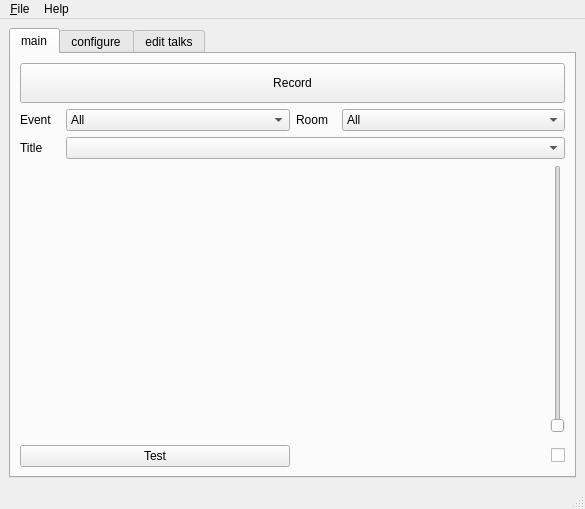
<?xml version="1.0" encoding="UTF-8"?>
<ui version="4.0">
 <class>FreeseerMainWindow</class>
 <widget class="QMainWindow" name="FreeseerMainWindow">
  <property name="geometry">
   <rect>
    <x>0</x>
    <y>0</y>
    <width>585</width>
    <height>509</height>
   </rect>
  </property>
  <property name="windowTitle">
   <string>freeseer - portable presentation recording station</string>
  </property>
  <property name="windowIcon">
   <iconset resource="resource.qrc">
    <normaloff>:/freeseer/freeseer_logo.png</normaloff>:/freeseer/freeseer_logo.png</iconset>
  </property>
  <widget class="QWidget" name="centralwidget">
   <property name="autoFillBackground">
    <bool>false</bool>
   </property>
   <layout class="QHBoxLayout" name="horizontalLayout_4">
    <item>
     <widget class="QTabWidget" name="tabWidget">
      <property name="enabled">
       <bool>true</bool>
      </property>
      <property name="tabPosition">
       <enum>QTabWidget::North</enum>
      </property>
      <property name="currentIndex">
       <number>0</number>
      </property>
      <property name="elideMode">
       <enum>Qt::ElideNone</enum>
      </property>
      <property name="usesScrollButtons">
       <bool>true</bool>
      </property>
      <property name="documentMode">
       <bool>false</bool>
      </property>
      <property name="tabsClosable">
       <bool>false</bool>
      </property>
      <widget class="QWidget" name="main">
       <attribute name="title">
        <string>main</string>
       </attribute>
       <layout class="QVBoxLayout" name="verticalLayout_2">
        <item>
         <widget class="QPushButton" name="recordButton">
          <property name="minimumSize">
           <size>
            <width>0</width>
            <height>40</height>
           </size>
          </property>
          <property name="text">
           <string>Record</string>
          </property>
          <property name="icon">
           <iconset resource="resource.qrc">
            <normaloff>:/recordButton/record_red_button.png</normaloff>
            <normalon>:/recordButton/stop_red_button.png</normalon>:/recordButton/record_red_button.png</iconset>
          </property>
          <property name="checkable">
           <bool>true</bool>
          </property>
         </widget>
        </item>
        <item>
         <layout class="QHBoxLayout" name="eventAndRoomLayout">
          <item>
           <widget class="QLabel" name="label_2">
            <property name="minimumSize">
             <size>
              <width>0</width>
              <height>0</height>
             </size>
            </property>
            <property name="maximumSize">
             <size>
              <width>40</width>
              <height>24</height>
             </size>
            </property>
            <property name="text">
             <string>Event</string>
            </property>
           </widget>
          </item>
          <item>
           <widget class="QComboBox" name="eventList">
            <item>
             <property name="text">
              <string>All</string>
             </property>
            </item>
           </widget>
          </item>
          <item>
           <widget class="QLabel" name="label_6">
            <property name="maximumSize">
             <size>
              <width>40</width>
              <height>24</height>
             </size>
            </property>
            <property name="text">
             <string>Room</string>
            </property>
           </widget>
          </item>
          <item>
           <widget class="QComboBox" name="roomList">
            <item>
             <property name="text">
              <string>All</string>
             </property>
            </item>
           </widget>
          </item>
         </layout>
        </item>
        <item>
         <layout class="QHBoxLayout" name="talkListLayout">
          <item>
           <widget class="QLabel" name="talkLabel">
            <property name="maximumSize">
             <size>
              <width>40</width>
              <height>24</height>
             </size>
            </property>
            <property name="text">
             <string>Title</string>
            </property>
            <property name="buddy">
             <cstring>talkList</cstring>
            </property>
           </widget>
          </item>
          <item>
           <widget class="QComboBox" name="talkList">
            <property name="toolTip">
             <string>Title of the presentation being recorded.  For example &quot;Thanh Ha - Introduction to Freeseer&quot;</string>
            </property>
           </widget>
          </item>
         </layout>
        </item>
        <item>
         <layout class="QGridLayout" name="gridLayout">
          <item row="0" column="0" rowspan="2">
           <widget class="QWidget" name="previewWidget" native="true"/>
          </item>
          <item row="0" column="2">
           <widget class="QSlider" name="audioFeedbackSlider">
            <property name="enabled">
             <bool>false</bool>
            </property>
            <property name="focusPolicy">
             <enum>Qt::NoFocus</enum>
            </property>
            <property name="maximum">
             <number>100</number>
            </property>
            <property name="singleStep">
             <number>0</number>
            </property>
            <property name="orientation">
             <enum>Qt::Vertical</enum>
            </property>
           </widget>
          </item>
         </layout>
        </item>
        <item>
         <layout class="QHBoxLayout" name="horizontalLayout_6">
          <item>
           <widget class="QPushButton" name="testButton">
            <property name="text">
             <string>Test</string>
            </property>
            <property name="checkable">
             <bool>true</bool>
            </property>
           </widget>
          </item>
          <item>
           <widget class="QCheckBox" name="audioFeedbackCheckbox">
            <property name="maximumSize">
             <size>
              <width>16777215</width>
              <height>16777215</height>
             </size>
            </property>
            <property name="toolTip">
             <string>Enable audio feedback (plays back recording audio to speakers)</string>
            </property>
            <property name="layoutDirection">
             <enum>Qt::RightToLeft</enum>
            </property>
            <property name="text">
             <string/>
            </property>
            <property name="icon">
             <iconset resource="resource.qrc">
              <normaloff>:/headphones/headphones.png</normaloff>:/headphones/headphones.png</iconset>
            </property>
           </widget>
          </item>
         </layout>
        </item>
       </layout>
      </widget>
      <widget class="QWidget" name="tab">
       <attribute name="title">
        <string>configure</string>
       </attribute>
       <layout class="QVBoxLayout" name="verticalLayout_9">
        <item>
         <widget class="QToolBox" name="toolBox">
          <property name="currentIndex">
           <number>0</number>
          </property>
          <widget class="QWidget" name="page">
           <property name="geometry">
            <rect>
             <x>0</x>
             <y>0</y>
             <width>545</width>
             <height>265</height>
            </rect>
           </property>
           <attribute name="label">
            <string>Basic Settings</string>
           </attribute>
           <layout class="QVBoxLayout" name="verticalLayout_8">
            <item>
             <widget class="QGroupBox" name="videoConfigBox">
              <property name="title">
               <string>Video Configuration</string>
              </property>
              <property name="checkable">
               <bool>true</bool>
              </property>
              <layout class="QHBoxLayout" name="horizontalLayout">
               <item>
                <widget class="QWidget" name="widget" native="true">
                 <layout class="QVBoxLayout" name="verticalLayout_5">
                  <item>
                   <widget class="QRadioButton" name="localDesktopButton">
                    <property name="enabled">
                     <bool>false</bool>
                    </property>
                    <property name="toolTip">
                     <string>Select this option to record the local desktop. 
Freeseer currently only supports recording the full desktop. 
We plan to support window and area modes in future versions.</string>
                    </property>
                    <property name="text">
                     <string>Local Desktop</string>
                    </property>
                    <property name="checked">
                     <bool>true</bool>
                    </property>
                   </widget>
                  </item>
                  <item>
                   <widget class="QRadioButton" name="hardwareButton">
                    <property name="enabled">
                     <bool>false</bool>
                    </property>
                    <property name="toolTip">
                     <string>Select hardware to record from either a usb device or firewire device.

Freeseer finds USB devices by scanning /dev/videoX starting from index 0.

Freeseer finds Firewire devices by scanning /dev/fwX starting from index 1.</string>
                    </property>
                    <property name="text">
                     <string>Hardware</string>
                    </property>
                   </widget>
                  </item>
                 </layout>
                </widget>
               </item>
               <item>
                <widget class="QGroupBox" name="localDesktopBox">
                 <property name="minimumSize">
                  <size>
                   <width>0</width>
                   <height>138</height>
                  </size>
                 </property>
                 <property name="title">
                  <string>Local Desktop</string>
                 </property>
                 <layout class="QVBoxLayout" name="verticalLayout_6">
                  <item>
                   <widget class="QRadioButton" name="recordLocalDesktopButton">
                    <property name="toolTip">
                     <string>Select this option to record the entire desktop.</string>
                    </property>
                    <property name="text">
                     <string>Desktop</string>
                    </property>
                    <property name="checked">
                     <bool>true</bool>
                    </property>
                   </widget>
                  </item>
                  <item>
                   <widget class="QRadioButton" name="recordLocalWindowButton">
                    <property name="enabled">
                     <bool>false</bool>
                    </property>
                    <property name="toolTip">
                     <string>This feature is currently not yet implemented.</string>
                    </property>
                    <property name="text">
                     <string>Window (Not Supported)</string>
                    </property>
                   </widget>
                  </item>
                  <item>
                   <widget class="QRadioButton" name="recordLocalAreaButton">
                    <property name="enabled">
                     <bool>true</bool>
                    </property>
                    <property name="toolTip">
                     <string>Select this option to record an small area of the desktop.</string>
                    </property>
                    <property name="text">
                     <string>Area</string>
                    </property>
                   </widget>
                  </item>
                  <item>
                   <widget class="QPushButton" name="areaButton">
                    <property name="enabled">
                     <bool>false</bool>
                    </property>
                    <property name="text">
                     <string>Set Area</string>
                    </property>
                   </widget>
                  </item>
                 </layout>
                </widget>
               </item>
               <item>
                <widget class="QGroupBox" name="hardwareBox">
                 <property name="minimumSize">
                  <size>
                   <width>0</width>
                   <height>138</height>
                  </size>
                 </property>
                 <property name="title">
                  <string>Hardware</string>
                 </property>
                 <property name="flat">
                  <bool>false</bool>
                 </property>
                 <property name="checkable">
                  <bool>false</bool>
                 </property>
                 <property name="checked">
                  <bool>false</bool>
                 </property>
                 <layout class="QVBoxLayout" name="verticalLayout_7">
                  <item>
                   <widget class="QRadioButton" name="usbsrcButton">
                    <property name="enabled">
                     <bool>false</bool>
                    </property>
                    <property name="toolTip">
                     <string>Use this option to record from a usb device.

This option tries the v4l2src driver
and falls back to the v4lsrc driver if
v4l2src does not work.</string>
                    </property>
                    <property name="text">
                     <string>usb device</string>
                    </property>
                    <property name="checked">
                     <bool>true</bool>
                    </property>
                   </widget>
                  </item>
                  <item>
                   <widget class="QRadioButton" name="firewiresrcButton">
                    <property name="enabled">
                     <bool>false</bool>
                    </property>
                    <property name="toolTip">
                     <string>Firewire mode uses dv1394src as the video driver.</string>
                    </property>
                    <property name="text">
                     <string>firewire device</string>
                    </property>
                   </widget>
                  </item>
                  <item>
                   <widget class="QComboBox" name="videoDeviceList">
                    <property name="toolTip">
                     <string>Select the video device to record from.</string>
                    </property>
                   </widget>
                  </item>
                 </layout>
                </widget>
               </item>
              </layout>
             </widget>
            </item>
            <item>
             <widget class="QGroupBox" name="soundConfigBox">
              <property name="title">
               <string>Sound Configuration</string>
              </property>
              <property name="checkable">
               <bool>true</bool>
              </property>
              <layout class="QHBoxLayout" name="horizontalLayout_3">
               <item>
                <widget class="QLabel" name="label_5">
                 <property name="text">
                  <string>Sound Source</string>
                 </property>
                 <property name="buddy">
                  <cstring>audioSourceList</cstring>
                 </property>
                </widget>
               </item>
               <item>
                <widget class="QComboBox" name="audioSourceList">
                 <property name="toolTip">
                  <string>Select the audio source to use for recording.</string>
                 </property>
                </widget>
               </item>
              </layout>
             </widget>
            </item>
           </layout>
          </widget>
          <widget class="QWidget" name="page_2">
           <property name="geometry">
            <rect>
             <x>0</x>
             <y>0</y>
             <width>187</width>
             <height>80</height>
            </rect>
           </property>
           <attribute name="label">
            <string>File Locations</string>
           </attribute>
           <layout class="QVBoxLayout" name="verticalLayout_10">
            <item>
             <layout class="QGridLayout" name="gridLayout_3">
              <item row="0" column="1">
               <widget class="QLineEdit" name="videoDirectoryLineEdit"/>
              </item>
              <item row="0" column="2">
               <widget class="QToolButton" name="videoDirectoryButton">
                <property name="text">
                 <string>...</string>
                </property>
               </widget>
              </item>
              <item row="0" column="0">
               <widget class="QLabel" name="videoDirectoryLabel">
                <property name="text">
                 <string>Video Directory</string>
                </property>
                <property name="buddy">
                 <cstring>videoDirectoryLineEdit</cstring>
                </property>
               </widget>
              </item>
              <item row="1" column="0">
               <widget class="QLabel" name="talksFileLabel">
                <property name="text">
                 <string>Talks File</string>
                </property>
                <property name="buddy">
                 <cstring>talksFileLineEdit</cstring>
                </property>
               </widget>
              </item>
              <item row="1" column="2">
               <widget class="QToolButton" name="talksFileButton">
                <property name="text">
                 <string>...</string>
                </property>
               </widget>
              </item>
              <item row="1" column="1">
               <widget class="QLineEdit" name="talksFileLineEdit"/>
              </item>
             </layout>
            </item>
           </layout>
          </widget>
          <widget class="QWidget" name="settings_advanced">
           <property name="geometry">
            <rect>
             <x>0</x>
             <y>0</y>
             <width>223</width>
             <height>51</height>
            </rect>
           </property>
           <attribute name="label">
            <string>Advanced Settings</string>
           </attribute>
           <layout class="QHBoxLayout" name="horizontalLayout_5">
            <item>
             <layout class="QGridLayout" name="advancedGrid">
              <item row="0" column="1">
               <widget class="QComboBox" name="resolutionComboBox">
                <item>
                 <property name="text">
                  <string>NONE</string>
                 </property>
                </item>
                <item>
                 <property name="text">
                  <string>640x480</string>
                 </property>
                </item>
                <item>
                 <property name="text">
                  <string>800x600</string>
                 </property>
                </item>
                <item>
                 <property name="text">
                  <string>1024x768</string>
                 </property>
                </item>
               </widget>
              </item>
              <item row="0" column="0">
               <widget class="QLabel" name="resolutionLabel">
                <property name="text">
                 <string>Video scale size</string>
                </property>
                <property name="buddy">
                 <cstring>resolutionComboBox</cstring>
                </property>
               </widget>
              </item>
             </layout>
            </item>
           </layout>
          </widget>
         </widget>
        </item>
        <item>
         <layout class="QHBoxLayout" name="horizontalLayout_7">
          <item>
           <widget class="QPushButton" name="resetSettingsButton">
            <property name="text">
             <string>reset</string>
            </property>
           </widget>
          </item>
          <item>
           <widget class="QPushButton" name="applySettingsButton">
            <property name="text">
             <string>apply</string>
            </property>
           </widget>
          </item>
         </layout>
        </item>
       </layout>
      </widget>
      <widget class="QWidget" name="editTalksPage">
       <attribute name="title">
        <string>edit talks</string>
       </attribute>
       <layout class="QVBoxLayout" name="verticalLayout">
        <item>
         <widget class="QGroupBox" name="groupBox">
          <property name="title">
           <string>Add Title</string>
          </property>
          <layout class="QVBoxLayout" name="verticalLayout_3">
           <item>
            <layout class="QGridLayout" name="gridLayout_2">
             <item row="2" column="0">
              <widget class="QLabel" name="label">
               <property name="text">
                <string>Room</string>
               </property>
               <property name="buddy">
                <cstring>roomEdit</cstring>
               </property>
              </widget>
             </item>
             <item row="2" column="1">
              <widget class="QLineEdit" name="roomEdit">
               <property name="enabled">
                <bool>false</bool>
               </property>
               <property name="inputMask">
                <string/>
               </property>
              </widget>
             </item>
             <item row="2" column="2">
              <widget class="QCheckBox" name="checkBox_2">
               <property name="text">
                <string/>
               </property>
              </widget>
             </item>
             <item row="5" column="1">
              <widget class="QLineEdit" name="titleEdit"/>
             </item>
             <item row="5" column="0">
              <widget class="QLabel" name="label_3">
               <property name="text">
                <string>Title</string>
               </property>
               <property name="buddy">
                <cstring>titleEdit</cstring>
               </property>
              </widget>
             </item>
             <item row="4" column="0">
              <widget class="QLabel" name="label_4">
               <property name="text">
                <string>Presenter</string>
               </property>
               <property name="buddy">
                <cstring>presenterEdit</cstring>
               </property>
              </widget>
             </item>
             <item row="4" column="1">
              <widget class="QLineEdit" name="presenterEdit">
               <property name="enabled">
                <bool>false</bool>
               </property>
               <property name="inputMask">
                <string/>
               </property>
              </widget>
             </item>
             <item row="4" column="2">
              <widget class="QCheckBox" name="checkBox_3">
               <property name="text">
                <string/>
               </property>
              </widget>
             </item>
             <item row="1" column="0">
              <widget class="QLabel" name="label_7">
               <property name="text">
                <string>Event</string>
               </property>
              </widget>
             </item>
             <item row="1" column="1">
              <widget class="QLineEdit" name="eventEdit">
               <property name="enabled">
                <bool>false</bool>
               </property>
              </widget>
             </item>
             <item row="1" column="2">
              <widget class="QCheckBox" name="checkBox">
               <property name="text">
                <string/>
               </property>
              </widget>
             </item>
             <item row="3" column="0">
              <widget class="QLabel" name="label_8">
               <property name="text">
                <string>Date&amp;Time</string>
               </property>
              </widget>
             </item>
             <item row="3" column="1">
              <widget class="QDateTimeEdit" name="dateTimeEdit">
               <property name="enabled">
                <bool>false</bool>
               </property>
               <property name="dateTime">
                <datetime>
                 <hour>0</hour>
                 <minute>0</minute>
                 <second>0</second>
                 <year>2010</year>
                 <month>1</month>
                 <day>1</day>
                </datetime>
               </property>
               <property name="displayFormat">
                <string>MM/dd/yyyy hh:mm </string>
               </property>
              </widget>
             </item>
             <item row="3" column="2">
              <widget class="QCheckBox" name="checkBox_4">
               <property name="text">
                <string/>
               </property>
              </widget>
             </item>
            </layout>
           </item>
           <item>
            <widget class="QPushButton" name="addTalkButton">
             <property name="text">
              <string>add</string>
             </property>
            </widget>
           </item>
          </layout>
         </widget>
        </item>
        <item>
         <widget class="QGroupBox" name="groupBox_2">
          <property name="title">
           <string>Titles</string>
          </property>
          <layout class="QHBoxLayout" name="horizontalLayout_2">
           <item>
            <widget class="QListWidget" name="editTalkList">
             <property name="sortingEnabled">
              <bool>true</bool>
             </property>
            </widget>
           </item>
           <item>
            <layout class="QVBoxLayout" name="verticalLayout_4">
             <item>
              <widget class="QPushButton" name="removeTalkButton">
               <property name="text">
                <string>remove</string>
               </property>
              </widget>
             </item>
             <item>
              <widget class="QPushButton" name="resetButton">
               <property name="text">
                <string>Reset</string>
               </property>
              </widget>
             </item>
            </layout>
           </item>
          </layout>
         </widget>
        </item>
       </layout>
      </widget>
     </widget>
    </item>
   </layout>
  </widget>
  <widget class="QMenuBar" name="menubar">
   <property name="geometry">
    <rect>
     <x>0</x>
     <y>0</y>
     <width>585</width>
     <height>23</height>
    </rect>
   </property>
   <widget class="QMenu" name="menuFile">
    <property name="title">
     <string>&amp;File</string>
    </property>
    <addaction name="actionExit"/>
   </widget>
   <widget class="QMenu" name="menuHelp">
    <property name="title">
     <string>Help</string>
    </property>
    <addaction name="actionAbout"/>
   </widget>
   <addaction name="menuFile"/>
   <addaction name="menuHelp"/>
  </widget>
  <widget class="QStatusBar" name="statusbar"/>
  <action name="actionExit">
   <property name="text">
    <string>&amp;Quit</string>
   </property>
   <property name="shortcut">
    <string>Ctrl+Q</string>
   </property>
   <property name="shortcutContext">
    <enum>Qt::ApplicationShortcut</enum>
   </property>
  </action>
  <action name="actionAbout">
   <property name="text">
    <string>About</string>
   </property>
  </action>
 </widget>
 <tabstops>
  <tabstop>roomEdit</tabstop>
  <tabstop>presenterEdit</tabstop>
  <tabstop>titleEdit</tabstop>
  <tabstop>addTalkButton</tabstop>
  <tabstop>editTalkList</tabstop>
  <tabstop>checkBox_2</tabstop>
  <tabstop>checkBox_3</tabstop>
  <tabstop>recordButton</tabstop>
  <tabstop>talkList</tabstop>
  <tabstop>audioFeedbackCheckbox</tabstop>
  <tabstop>audioFeedbackSlider</tabstop>
 </tabstops>
 <resources>
  <include location="resource.qrc"/>
 </resources>
 <connections>
  <connection>
   <sender>checkBox_2</sender>
   <signal>toggled(bool)</signal>
   <receiver>roomEdit</receiver>
   <slot>setEnabled(bool)</slot>
   <hints>
    <hint type="sourcelabel">
     <x>93</x>
     <y>85</y>
    </hint>
    <hint type="destinationlabel">
     <x>68</x>
     <y>85</y>
    </hint>
   </hints>
  </connection>
  <connection>
   <sender>checkBox_3</sender>
   <signal>toggled(bool)</signal>
   <receiver>presenterEdit</receiver>
   <slot>setEnabled(bool)</slot>
   <hints>
    <hint type="sourcelabel">
     <x>93</x>
     <y>87</y>
    </hint>
    <hint type="destinationlabel">
     <x>68</x>
     <y>87</y>
    </hint>
   </hints>
  </connection>
  <connection>
   <sender>localDesktopButton</sender>
   <signal>toggled(bool)</signal>
   <receiver>localDesktopBox</receiver>
   <slot>setVisible(bool)</slot>
   <hints>
    <hint type="sourcelabel">
     <x>143</x>
     <y>175</y>
    </hint>
    <hint type="destinationlabel">
     <x>358</x>
     <y>214</y>
    </hint>
   </hints>
  </connection>
  <connection>
   <sender>hardwareButton</sender>
   <signal>toggled(bool)</signal>
   <receiver>hardwareBox</receiver>
   <slot>setVisible(bool)</slot>
   <hints>
    <hint type="sourcelabel">
     <x>95</x>
     <y>228</y>
    </hint>
    <hint type="destinationlabel">
     <x>554</x>
     <y>216</y>
    </hint>
   </hints>
  </connection>
  <connection>
   <sender>testButton</sender>
   <signal>toggled(bool)</signal>
   <receiver>recordButton</receiver>
   <slot>setDisabled(bool)</slot>
   <hints>
    <hint type="sourcelabel">
     <x>105</x>
     <y>461</y>
    </hint>
    <hint type="destinationlabel">
     <x>252</x>
     <y>80</y>
    </hint>
   </hints>
  </connection>
  <connection>
   <sender>testButton</sender>
   <signal>toggled(bool)</signal>
   <receiver>audioFeedbackCheckbox</receiver>
   <slot>setDisabled(bool)</slot>
   <hints>
    <hint type="sourcelabel">
     <x>220</x>
     <y>466</y>
    </hint>
    <hint type="destinationlabel">
     <x>559</x>
     <y>463</y>
    </hint>
   </hints>
  </connection>
  <connection>
   <sender>testButton</sender>
   <signal>toggled(bool)</signal>
   <receiver>videoConfigBox</receiver>
   <slot>setDisabled(bool)</slot>
   <hints>
    <hint type="sourcelabel">
     <x>151</x>
     <y>463</y>
    </hint>
    <hint type="destinationlabel">
     <x>292</x>
     <y>181</y>
    </hint>
   </hints>
  </connection>
  <connection>
   <sender>testButton</sender>
   <signal>toggled(bool)</signal>
   <receiver>soundConfigBox</receiver>
   <slot>setDisabled(bool)</slot>
   <hints>
    <hint type="sourcelabel">
     <x>151</x>
     <y>463</y>
    </hint>
    <hint type="destinationlabel">
     <x>292</x>
     <y>329</y>
    </hint>
   </hints>
  </connection>
  <connection>
   <sender>recordButton</sender>
   <signal>toggled(bool)</signal>
   <receiver>testButton</receiver>
   <slot>setDisabled(bool)</slot>
   <hints>
    <hint type="sourcelabel">
     <x>177</x>
     <y>77</y>
    </hint>
    <hint type="destinationlabel">
     <x>157</x>
     <y>463</y>
    </hint>
   </hints>
  </connection>
  <connection>
   <sender>recordButton</sender>
   <signal>toggled(bool)</signal>
   <receiver>audioFeedbackCheckbox</receiver>
   <slot>setDisabled(bool)</slot>
   <hints>
    <hint type="sourcelabel">
     <x>422</x>
     <y>83</y>
    </hint>
    <hint type="destinationlabel">
     <x>482</x>
     <y>460</y>
    </hint>
   </hints>
  </connection>
  <connection>
   <sender>recordButton</sender>
   <signal>toggled(bool)</signal>
   <receiver>talkList</receiver>
   <slot>setDisabled(bool)</slot>
   <hints>
    <hint type="sourcelabel">
     <x>374</x>
     <y>78</y>
    </hint>
    <hint type="destinationlabel">
     <x>374</x>
     <y>110</y>
    </hint>
   </hints>
  </connection>
  <connection>
   <sender>recordButton</sender>
   <signal>toggled(bool)</signal>
   <receiver>soundConfigBox</receiver>
   <slot>setDisabled(bool)</slot>
   <hints>
    <hint type="sourcelabel">
     <x>292</x>
     <y>74</y>
    </hint>
    <hint type="destinationlabel">
     <x>292</x>
     <y>329</y>
    </hint>
   </hints>
  </connection>
  <connection>
   <sender>recordButton</sender>
   <signal>toggled(bool)</signal>
   <receiver>videoConfigBox</receiver>
   <slot>setDisabled(bool)</slot>
   <hints>
    <hint type="sourcelabel">
     <x>292</x>
     <y>74</y>
    </hint>
    <hint type="destinationlabel">
     <x>292</x>
     <y>181</y>
    </hint>
   </hints>
  </connection>
  <connection>
   <sender>recordLocalAreaButton</sender>
   <signal>toggled(bool)</signal>
   <receiver>areaButton</receiver>
   <slot>setEnabled(bool)</slot>
   <hints>
    <hint type="sourcelabel">
     <x>257</x>
     <y>216</y>
    </hint>
    <hint type="destinationlabel">
     <x>257</x>
     <y>245</y>
    </hint>
   </hints>
  </connection>
 </connections>
</ui>
